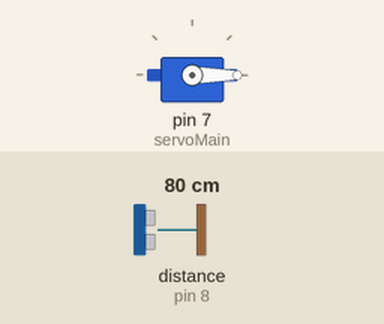
A sketch run on a simulated Arduino Uno, built with avr-gcc and run on an emulated ATmega328P. Shown: servo. Wiring (inferred from the names in the program): ultrasonic range finder: trigger pin 9; echo pin 8. Inputs (shaded band) come from the test bench; at power-on: distance to the obstacle (sensor on pin 8) 80 cm. The echo pulse lasts 58.3 µs per cm.

Above: at 1.2 s.
1.3 s: distance to the obstacle (sensor on pin 8) set to 10 cm
2.8 s: distance to the obstacle (sensor on pin 8) set to 7 cm
At 3.2 s:
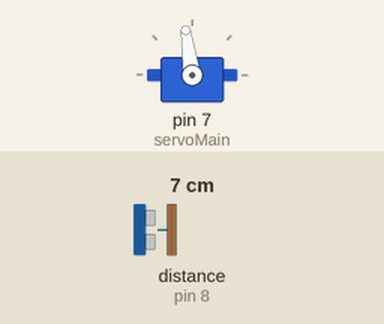
4.3 s: distance to the obstacle (sensor on pin 8) set to 9 cm
At 5.5 s:
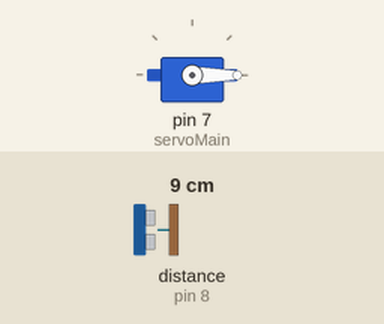
5.8 s: distance to the obstacle (sensor on pin 8) set to 2 cm
At 7.0 s:
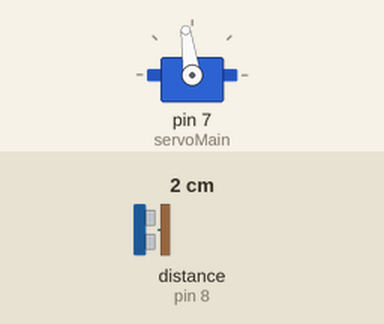
Timing chart, 0 to 8.3 s (numbered marks = the images above; inputs shaded):
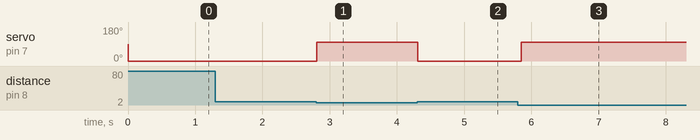

Measured:
- the behaviour switches between 9 and 8 cm on distance to the obstacle (sensor on pin 8) (found by bisection; images 0 and 1)
- after the input at 1.3 s, every drawn part: stays the same
- after the input at 2.8 s, servo on pin 7 (servoMain): 0° → 98° at once
- after the input at 4.3 s, servo on pin 7 (servoMain): 98° → 0° at once
- after the input at 5.8 s, servo on pin 7 (servoMain): 0° → 98° after 0.05 s

The sketch:

sketch_jan4a.ino
```cpp
#include <Servo.h>
Servo servoMain; //
int trigpin = 9;
int echopin = 8;
int distance;
float duration;
float cm;

void setup()
{
   servoMain.attach(7); //
    pinMode(trigpin, OUTPUT);
    pinMode(echopin, INPUT);
}

void loop()
{
  digitalWrite(trigpin, LOW);
  delay(2);
  digitalWrite(trigpin, HIGH);
  delayMicroseconds(10);
  digitalWrite(trigpin, LOW);
  duration = pulseIn(echopin, HIGH);
  cm = (duration/58.82);
  distance = cm;

  if(distance<8)
  {
    servoMain.write(98);  //
   delay(1500);
  }
   else{
     servoMain.write(0);
     delay(50);
   }

}
```
